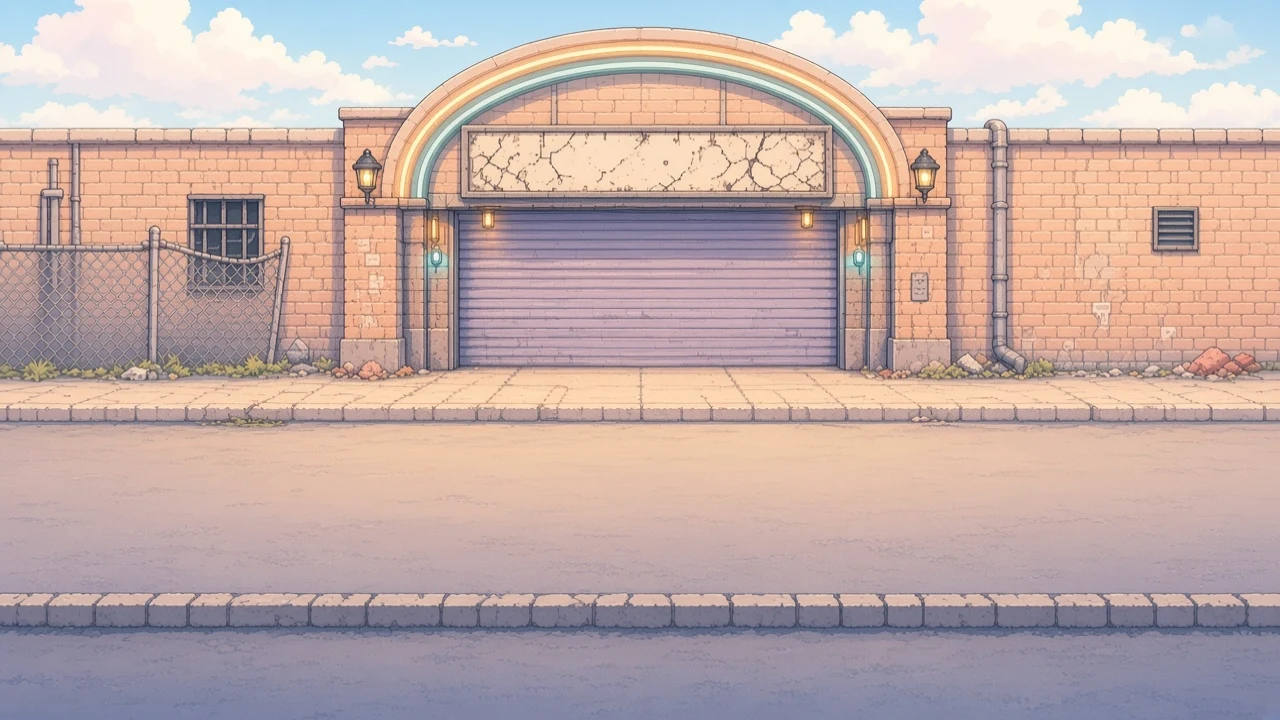
#> input picture assets/backgrounds/stage-01-boss-arena.webp, 1280 x 720 px; its folder holds only this picture in this run
$ python warm_grade.py
#> lines starting #> are read from the running program, lines starting #| are printed output that depends on the picture
# tools/warm_grade.py  (python3, pip install pillow numpy)
import glob,os,numpy as np
from PIL import Image
RAMP=[(0.00,'#1A1210'),(0.18,'#3A2418'),(0.40,'#74431F'),(0.62,'#B86E32'),(0.82,'#E8A552'),(1.00,'#FFE0A0')]
hx=lambda h: np.array([int(h[i:i+2],16) for i in (1,3,5)],float)
xs=np.array([p for p,_ in RAMP]); cs=np.stack([hx(c) for _,c in RAMP])
gmap=lambda L: np.stack([np.interp(L,xs,cs[:,k]) for k in range(3)],-1)
def grade(path,ground):
#> called with ground = 0.58
    src=Image.open(path); a=np.asarray(src.convert('RGB'),float)
#> in grade, src is the input picture: PIL image 1280x720 RGB; mean R, G, B 193.3, 172.1, 168.3
    L=(0.299*a[...,0]+0.587*a[...,1]+0.114*a[...,2])/255
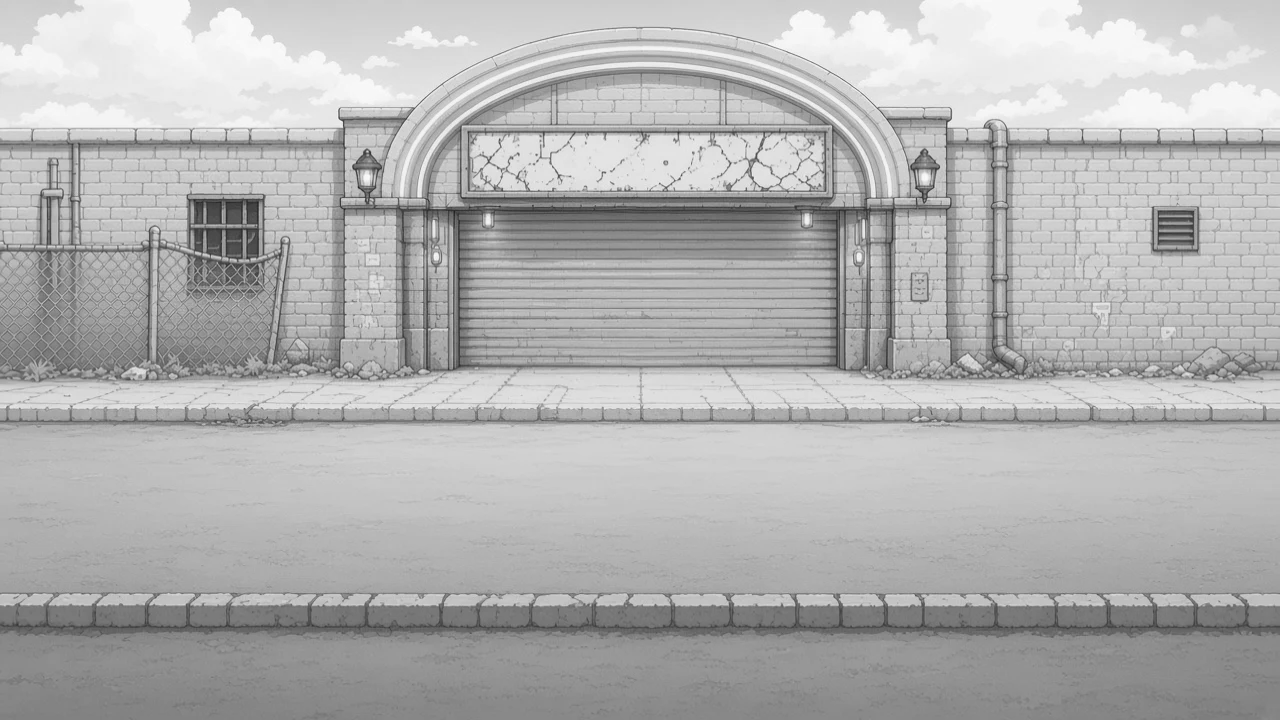
#> L: shape (720, 1280) float64; min 0.131, max 0.996, mean 0.698
    m=L.mean(); dark=m<0.22
#> after `m = L.mean()`: m = 0.698
#> after `dark = m < 0.22`: dark = False
    Lw=np.clip(L**(0.78 if dark else 1.0)*(1.20 if dark else 1.0),0,1)
    out=0.80*gmap(Lw)+0.20*np.clip(a*(1.15 if dark else 1.0),0,255)
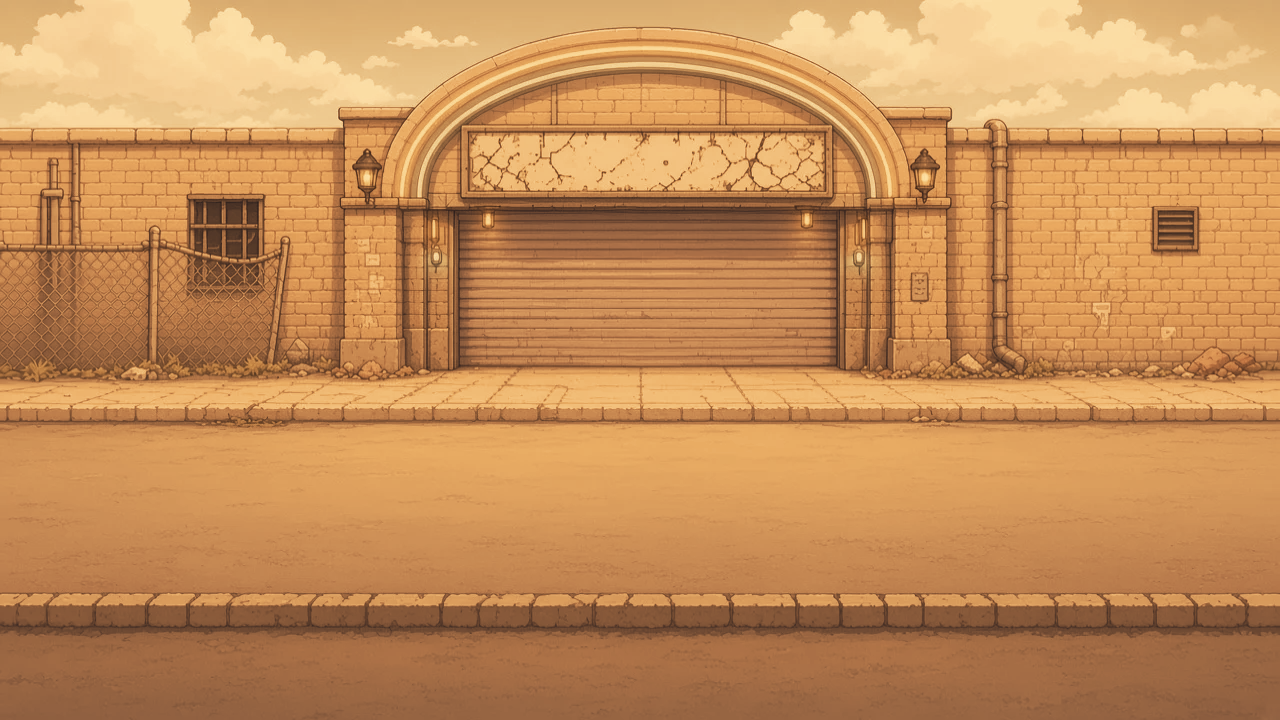
#> out: shape (720, 1280, 3) float64; mean R, G, B 197.9, 142.3, 88.7
    y=np.arange(a.shape[0])[:,None]/a.shape[0]
#> y = 720 values from 0 to 0.999
    gm=np.clip((y-ground)/0.06,0,1)[...,None]
#> gm = 720 values from 0 to 1
    lane=(0.55*out+0.45*out.mean(-1,keepdims=True))*0.82
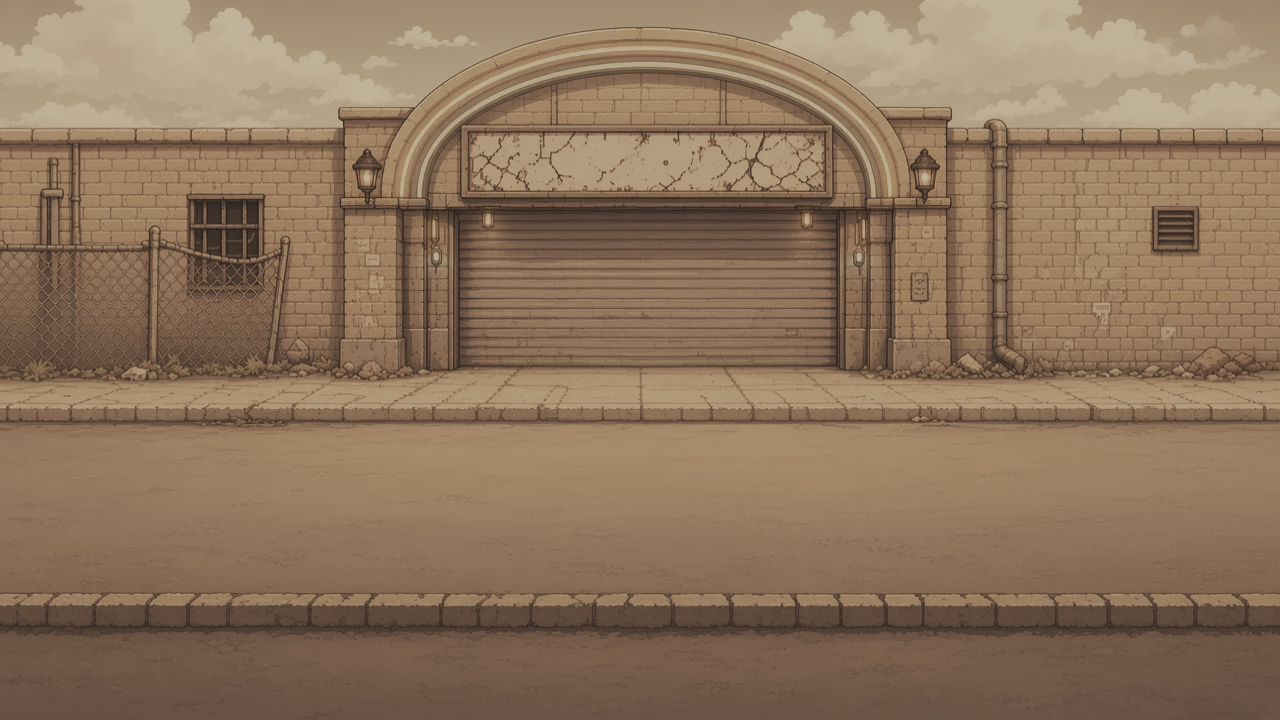
#> lane: shape (720, 1280, 3) float64; mean R, G, B 142, 117, 92.8
    out=out*(1-gm)+lane*gm
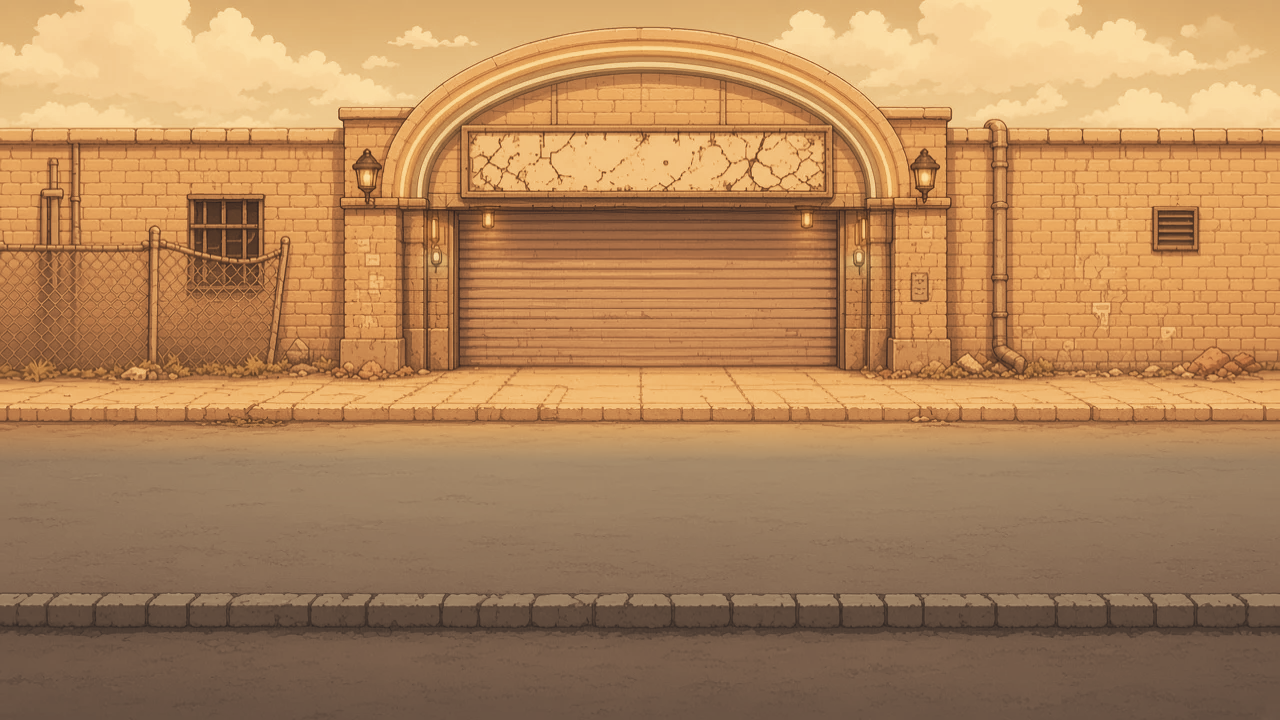
#> out: shape (720, 1280, 3) float64; mean R, G, B 177.1, 133.8, 90.7
    im=Image.fromarray(np.clip(out,0,255).astype(np.uint8))
    if 'A' in src.mode: im.putalpha(src.getchannel('A'))
    im.save(path,'WEBP',quality=88,method=6)
for f in sorted(glob.glob('assets/backgrounds/*.webp')):
    grade(f, 2 if os.path.basename(f)=='main-menu.webp' else 0.58)

$ run again, on assets/backgrounds/stage-07-dojo.webp
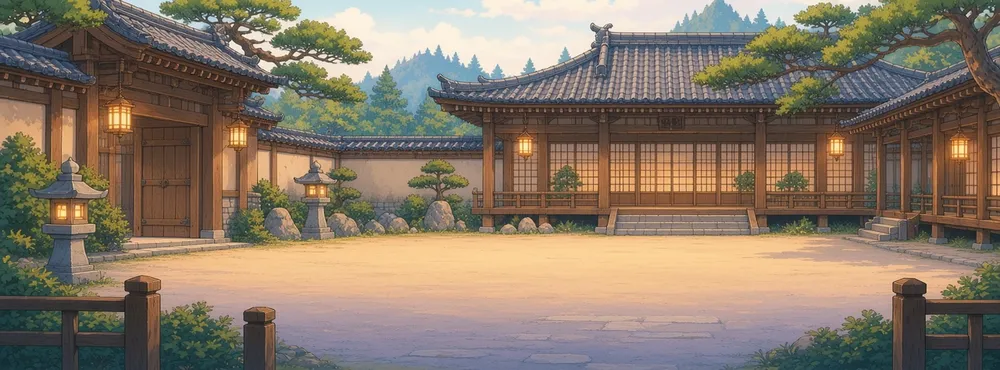
#> input picture assets/backgrounds/stage-07-dojo.webp, 1000 x 370 px, shrunk from 2060 x 763 before the run
#> in grade, src is the input picture: PIL image 1000x370 RGB; mean R, G, B 135.8, 120.9, 104.5
#> in grade, `L=(0.299*a[...,0]+0.587*a[...,1]+0.114*a[...,2])/255`:
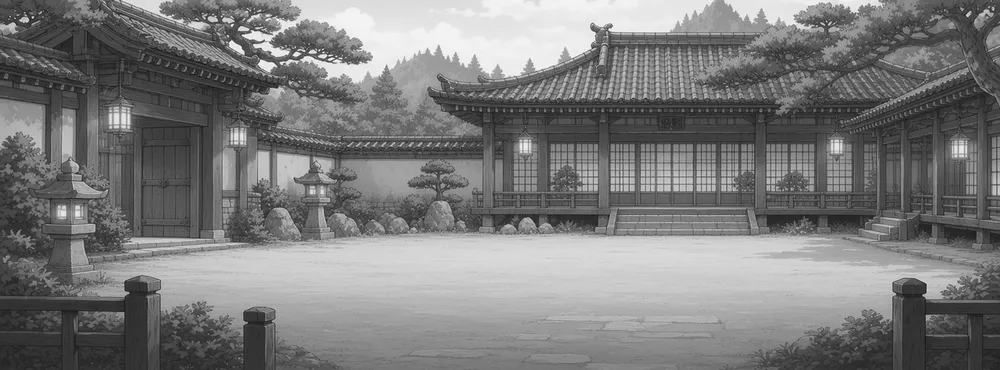
#> L: shape (370, 1000) float64; min 0.073, max 0.994, mean 0.484
#> m = 0.484
#> dark = False
#> in grade, `out=out*(1-gm)+lane*gm`:
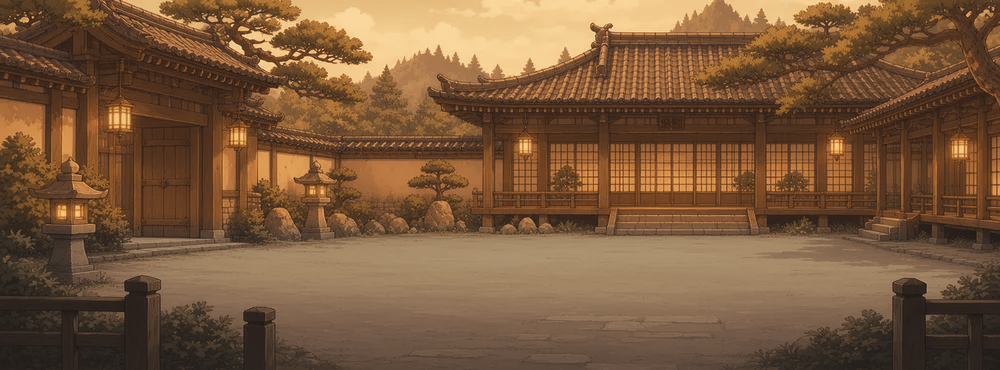
#> out: shape (370, 1000, 3) float64; mean R, G, B 122, 88.9, 59.9
